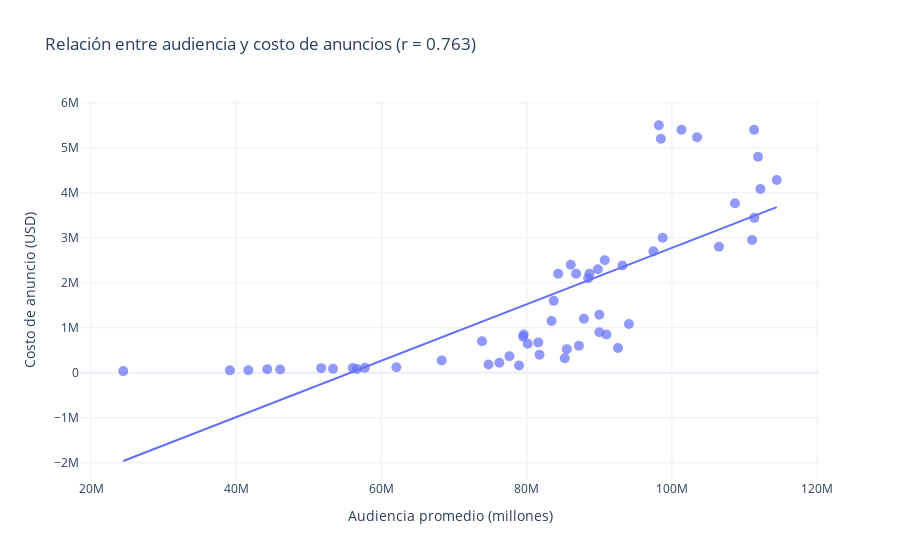

Notebook cell for this chart:
### Code cell
super_bowl_ratings_df["average_viewers"] = pd.to_numeric(super_bowl_ratings_df["average_viewers"], errors="coerce")
super_bowl_ratings_df["cost_of_30_second_ad_usd"] = pd.to_numeric(super_bowl_ratings_df["cost_of_30_second_ad_usd"], errors="coerce")

# 2️⃣ Calcular la correlación de Pearson
corr_value = super_bowl_ratings_df["average_viewers"].corr(
    super_bowl_ratings_df["cost_of_30_second_ad_usd"], method="pearson"
)

print(f"📊 Correlación de Pearson entre audiencia media y coste del anuncio: {corr_value:.3f}")

# 3️⃣ Crear el gráfico
fig = px.scatter(
    super_bowl_ratings_df,
    x="average_viewers",
    y="cost_of_30_second_ad_usd",
    trendline="ols",
    title=f"Relación entre audiencia y costo de anuncios (r = {corr_value:.3f})",
    labels={
        "average_viewers": "Audiencia promedio (millones)",
        "cost_of_30_second_ad_usd": "Costo de anuncio (USD)"
    }
)

fig.update_traces(marker=dict(size=10, opacity=0.7))
fig.update_layout(template="plotly_white")
fig.show()
